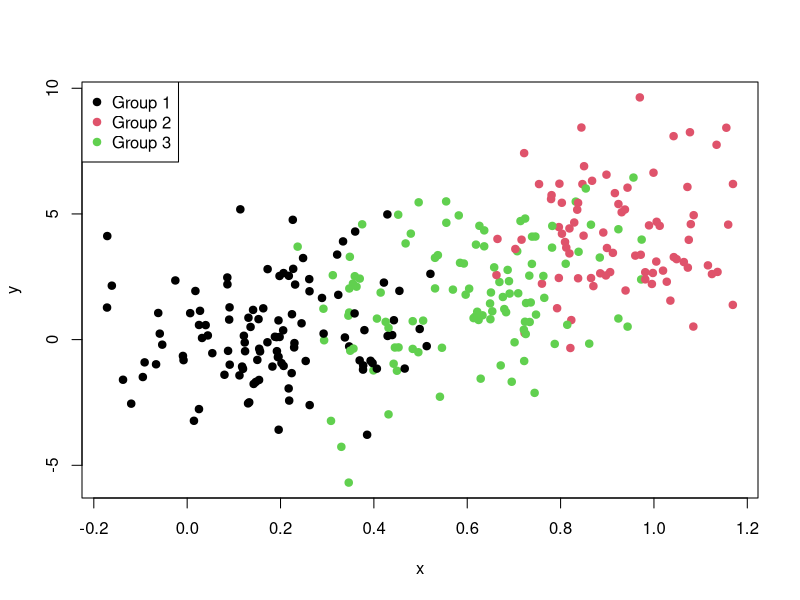
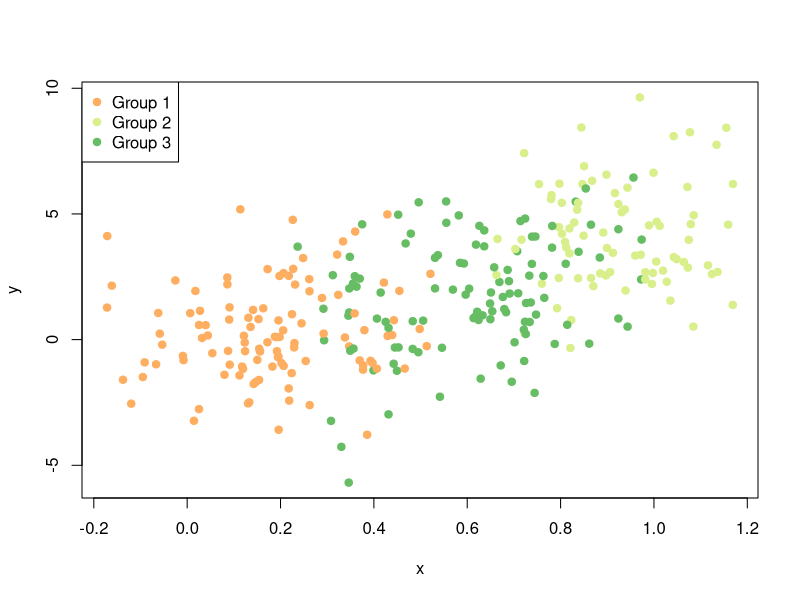
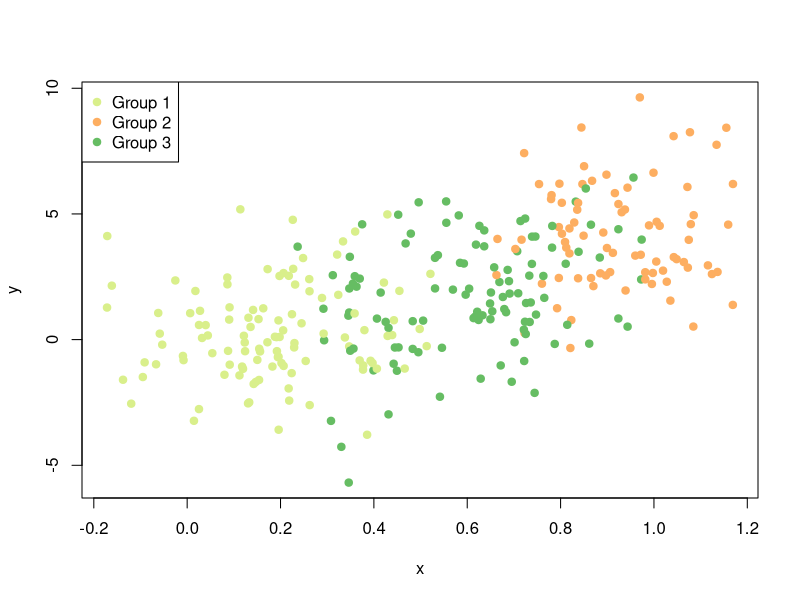

Write R code to recreate these figures, in order.
# Data
set.seed(34)
x <- runif(300)
y <- 5 * x ^ 2 + rnorm(length(x), sd = 2)
group <- ifelse(x < 0.4, "Group 1",
                ifelse(x > 0.8, "Group 2",
                       "Group 3"))

# Some noise after defining the groups
x <- x + runif(length(x), -0.2, 0.2)

# Scatter plot
plot(x, y,
     pch = 19,
     col = factor(group))

# Legend
legend("topleft",
       legend = levels(factor(group)),
       pch = 19,
       col = factor(levels(factor(group))))



# Change the default colors
# Color selection
colors <- c("#FDAE61", # Orange
            "#D9EF8B", # Light green
            "#66BD63") # Darker green

# Scatter plot
plot(x, y,
     pch = 19,
     col = colors[factor(group)])

# Legend
legend("topleft",
       legend = c("Group 1", "Group 2", "Group 3"),
       pch = 19,
       col = colors)




# Reorder the colors of the groups
# Color selection
colors <- c("#FDAE61", # Orange
            "#D9EF8B", # Light green
            "#66BD63") # Darker green

# Reorder the factor levels
reordered_groups <- factor(group, levels = c("Group 2",
                                             "Group 1",
                                             "Group 3"))
# Scatter plot
plot(x, y,
     pch = 19,
     col = colors[reordered_groups])

# Legend
legend("topleft",
       legend = c("Group 1", "Group 2", "Group 3"),
       pch = 19,
       col = colors[factor(levels(reordered_groups))])
